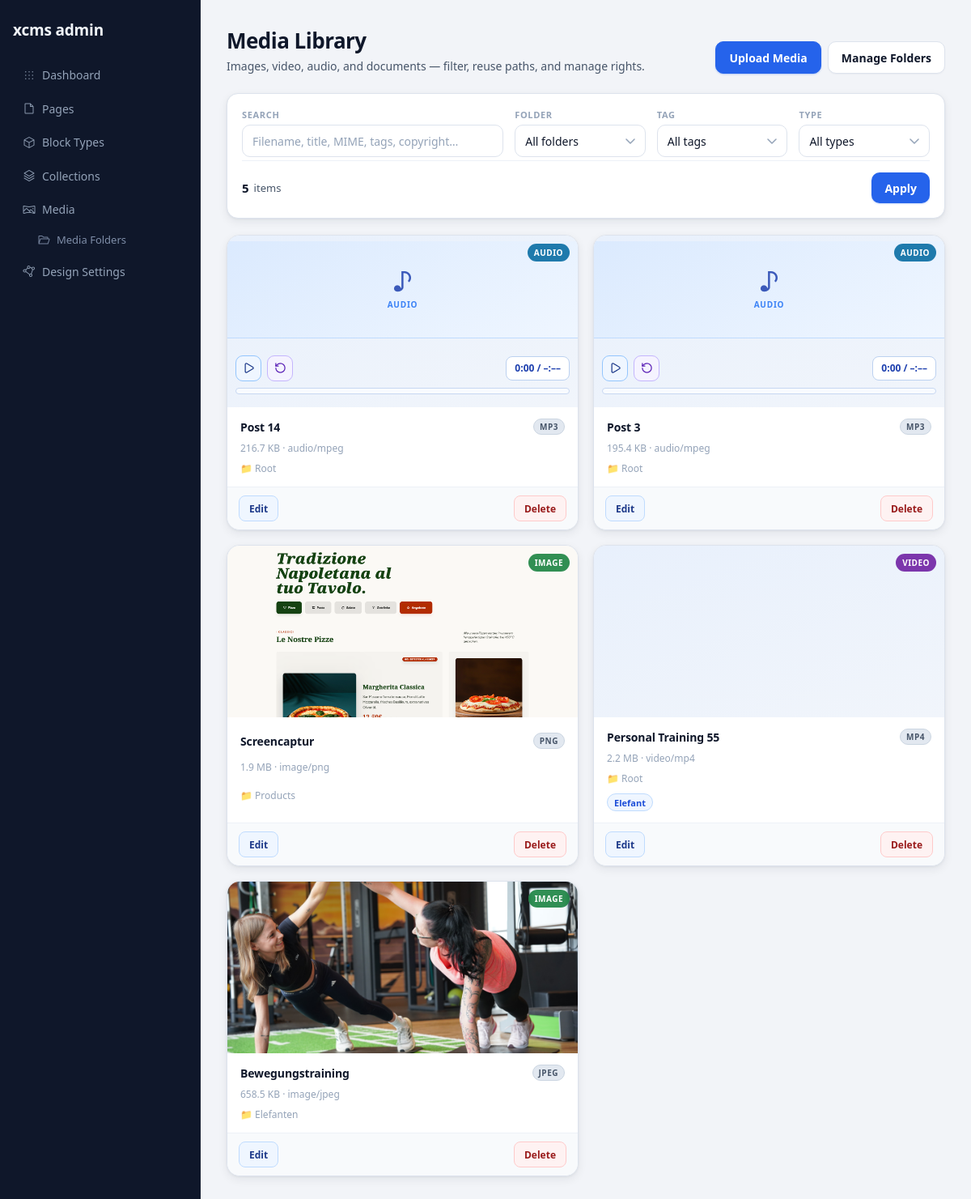
Page /admin/media on the committed database.
### tables this page shows
CREATE TABLE media (
    id INTEGER PRIMARY KEY AUTOINCREMENT,
    title TEXT NOT NULL,
    alt_text TEXT,
    original_name TEXT NOT NULL,
    filename TEXT NOT NULL,
    mime_type TEXT NOT NULL,
    extension TEXT NOT NULL,
    size_bytes INTEGER NOT NULL,
    storage_path TEXT NOT NULL,
    public_url TEXT NOT NULL,
    width INTEGER,
    height INTEGER,
    created_at TEXT NOT NULL,
    updated_at TEXT NOT NULL
, folder_id INTEGER NULL, stored_name TEXT, file_size INTEGER, path TEXT, type TEXT, copyright_text TEXT, copyright_author TEXT, license_name TEXT, license_url TEXT, source_url TEXT, attribution_required INTEGER NOT NULL DEFAULT 0, usage_notes TEXT);

### app/Views/admin/media/index.php (the view, shortened to what the rows shown need)
<?php
$formatSize = static function (int $bytes): string {
    if ($bytes <= 0) {
        return '0 B';
    }
    $units = ['B', 'KB', 'MB', 'GB'];
    $size = (float) $bytes;
    $unitIndex = 0;
    while ($size >= 1024 && $unitIndex < count($units) - 1) {
        $size /= 1024;
        $unitIndex++;
    }
    return number_format($size, $unitIndex === 0 ? 0 : 1) . ' ' . $units[$unitIndex];
};
$selectedFolderId = (int) ($selectedFolderId ?? 0);
$selectedTagId    = (int) ($selectedTagId ?? 0);
$selectedType     = (string) ($selectedType ?? '');
$searchQuery      = (string) ($searchQuery ?? '');
$hasFilters       = $searchQuery !== '' || $selectedFolderId > 0 || $selectedTagId > 0 || $selectedType !== '';
?>
<section class="admin-page-header media-manager-header">
    <div class="media-manager-title-wrap">
        <h2>Media Library</h2>
    </div>
</section>
<section class="admin-grid media-manager-page">
    <?php if (empty($mediaItems)): ?>
        <article class="media-manager-empty" aria-live="polite">
            <div class="media-empty-illustration" aria-hidden="true">◌</div>
            <?php if ($hasFilters): ?>
                <h3>No results</h3>
                <p>No files match your current filters. Try clearing the search or resetting the toolbar.</p>
                <div class="media-empty-actions">
                    <a class="media-header-btn" href="/admin/media">Clear Filters</a>
                    <a class="media-header-btn media-header-btn-primary" href="/admin/media/upload">Upload Media</a>
                </div>
            <?php else: ?>
                <h3>Library is empty</h3>
                <p>Upload your first file to start reusing assets in pages and collections.</p>
                <div class="media-empty-actions">
                    <a class="media-header-btn media-header-btn-primary" href="/admin/media/upload">Upload First File</a>
                </div>
            <?php endif; ?>
        </article>
    <?php else: ?>
        <div class="media-manager-grid" role="list">
            <?php foreach ($mediaItems as $media): ?>
                <?php
                $isImage  = $media->isImage();
                $isVideo  = $media->isVideo();
                $isAudio  = method_exists($media, 'isAudio') && $media->isAudio();
                $isPdf    = strtolower((string) ($media->extension ?? '')) === 'pdf';
                $type = strtolower((string) ($media->type ?? 'document'));
                $typeLabel  = ucfirst($type);
                $badgeClass = 'media-type-badge media-type-' . $type;
                $fileSize   = (int) ($media->file_size ?? $media->size_bytes ?? 0);
                $title      = (string) $media->effectiveTitle();
                $mimeType   = (string) ($media->mime_type ?? '');
                $folderName = (string) ($media->folder_name ?? 'Root');
                $path       = (string) ($media->path ?? '');
                $extension  = strtoupper((string) ($media->extension ?? ''));
                $altText    = (string) ($media->alt_text ?? $title);
                $tagNames = [];
                foreach (($media->tags ?? []) as $tag) {
                    $tn = trim((string) $tag->name);
                    if ($tn !== '') {
                        $tagNames[] = $tn;
                    }
                }
                ?>
                <article class="media-manager-card" role="listitem" data-media-type="<?= htmlspecialchars($type, ENT_QUOTES | ENT_SUBSTITUTE, 'UTF-8') ?>">
                    <?php if ($isAudio): ?>
                    <div class="media-manager-preview">
                        <div class="media-manager-audio-preview" aria-hidden="true">
                            <span class="media-audio-icon" aria-hidden="true">♪</span>
                            <span class="media-audio-label">Audio</span>
                        </div>
                        <div class="media-audio-controls">
                            <div class="media-audio-top">
                                <div class="media-audio-buttons">
                                    <button type="button" class="media-audio-btn media-audio-btn-start" data-audio-toggle aria-label="Play">
                                        <span data-audio-icon-play>
                                            <svg fill="none" stroke="currentColor" stroke-linecap="round" stroke-linejoin="round" stroke-width="2" class="lucide lucide-play-icon lucide-play" viewBox="0 0 24 24" aria-hidden="true" focusable="false">
                                                <path d="M5 5a2 2 0 0 1 3-1.73l12 7a2 2 0 0 1 0 3.46l-12 7A2 2 0 0 1 5 19z"/>
                                            </svg>
                                        </span>
                                    </button>
                                    <button type="button" class="media-audio-btn media-audio-btn-restart" data-audio-restart hidden aria-label="Neu starten">
                                        <svg fill="none" stroke="currentColor" stroke-linecap="round" stroke-linejoin="round" stroke-width="2" class="lucide lucide-rotate-ccw-icon lucide-rotate-ccw" viewBox="0 0 24 24" aria-hidden="true" focusable="false">
                                            <path d="M3 12a9 9 0 1 0 9-9 9.8 9.8 0 0 0-6.74 2.74L3 8"/>
                                            <path d="M3 3v5h5"/>
                                        </svg>
                                    </button>
                                </div>
                                <span class="media-audio-duration" data-audio-duration>0:00 / –:––</span>
                            </div>
                            <div class="media-audio-progress" role="progressbar" aria-label="Audio Fortschritt" aria-valuemin="0" aria-valuemax="100" aria-valuenow="0" data-audio-progress>
                            </div>
                        </div>
                        <span class="<?= htmlspecialchars($badgeClass, ENT_QUOTES | ENT_SUBSTITUTE, 'UTF-8') ?>" aria-hidden="true"><?= htmlspecialchars($typeLabel, ENT_QUOTES | ENT_SUBSTITUTE, 'UTF-8') ?></span>
                    </div>
                    <?php else: ?>
                    <a class="media-manager-preview" href="/admin/media/edit?id=<?= (int) $media->id ?>" aria-label="Edit <?= htmlspecialchars($title, ENT_QUOTES | ENT_SUBSTITUTE, 'UTF-8') ?>">
                        <?php if ($isImage): ?>
                            <img src="<?= htmlspecialchars($path, ENT_QUOTES | ENT_SUBSTITUTE, 'UTF-8') ?>" alt="<?= htmlspecialchars($altText, ENT_QUOTES | ENT_SUBSTITUTE, 'UTF-8') ?>" loading="lazy">
                        <?php elseif ($isVideo): ?>
                            <video class="media-manager-video" src="<?= htmlspecialchars($path, ENT_QUOTES | ENT_SUBSTITUTE, 'UTF-8') ?>" muted preload="metadata" playsinline aria-label="Video preview"></video>
                        <?php elseif ($isPdf): ?>
                            <div class="media-manager-doc-preview media-manager-doc-pdf" aria-label="PDF document">PDF</div>
                        <?php else: ?>
                            <div class="media-manager-doc-preview" aria-label="Document"><?= htmlspecialchars($extension !== '' ? $extension : 'FILE', ENT_QUOTES | ENT_SUBSTITUTE, 'UTF-8') ?></div>
                        <?php endif; ?>
                        <span class="<?= htmlspecialchars($badgeClass, ENT_QUOTES | ENT_SUBSTITUTE, 'UTF-8') ?>" aria-hidden="true"><?= htmlspecialchars($typeLabel, ENT_QUOTES | ENT_SUBSTITUTE, 'UTF-8') ?></span>
                    </a>
                    <?php endif; ?>
                    <div class="media-manager-body">
                        <div class="media-manager-title-row">
                            <h3 title="<?= htmlspecialchars($title, ENT_QUOTES | ENT_SUBSTITUTE, 'UTF-8') ?>"><?= htmlspecialchars($title, ENT_QUOTES | ENT_SUBSTITUTE, 'UTF-8') ?></h3>
                            <?php if ($extension !== ''): ?>
                                <span class="media-ext-pill" aria-label="File type"><?= htmlspecialchars($extension, ENT_QUOTES | ENT_SUBSTITUTE, 'UTF-8') ?></span>
                            <?php endif; ?>
                        </div>
                        <p class="media-manager-meta">
                            <?= htmlspecialchars($formatSize($fileSize), ENT_QUOTES | ENT_SUBSTITUTE, 'UTF-8') ?>
                            <?php if ($mimeType !== ''): ?>
                                · <?= htmlspecialchars($mimeType, ENT_QUOTES | ENT_SUBSTITUTE, 'UTF-8') ?>
                            <?php endif; ?>
                        </p>
                        <p class="media-manager-meta">📁 <?= htmlspecialchars($folderName, ENT_QUOTES | ENT_SUBSTITUTE, 'UTF-8') ?></p>
                        <?php if ($tagNames !== []): ?>
                            <ul class="media-tag-chips" aria-label="Tags">
                                <?php foreach ($tagNames as $tagName): ?>
                                    <li><?= htmlspecialchars($tagName, ENT_QUOTES | ENT_SUBSTITUTE, 'UTF-8') ?></li>
                                <?php endforeach; ?>
                            </ul>
                        <?php endif; ?>
                    </div>
                    <div class="media-manager-actions">
                        <a class="media-action-main" href="/admin/media/edit?id=<?= (int) $media->id ?>">Edit</a>
                        <form method="post" action="/admin/media/delete" onsubmit="return confirm('Delete this file and remove it from storage?');">
                            <button type="submit" class="media-action-danger">Delete</button>
                        </form>
                    </div>
                </article>
            <?php endforeach; ?>
        </div>
    <?php endif; ?>
</section>

### rows in the picture
media: type "AUDIO", title "Post 14", extension "MP3", file_size "216.7 KB", mime_type "audio/mpeg", folderName "Root"
media: type "AUDIO", title "Post 3", extension "MP3", file_size "195.4 KB", mime_type "audio/mpeg", folderName "Root"
media: path (picture), type "IMAGE", title "Screencaptur", extension "PNG", file_size "1.9 MB", mime_type "image/png", folderName "Products"
media: type "VIDEO", title "Personal Training 55", extension "MP4", file_size "2.2 MB", mime_type "video/mp4", folderName "Root", tagName "Elefant"
media: path (picture), type "IMAGE", title "Bewegungstraining", extension "JPEG", file_size "658.5 KB", mime_type "image/jpeg", folderName "Elefanten"

### other values in the picture
$itemCount "5"
